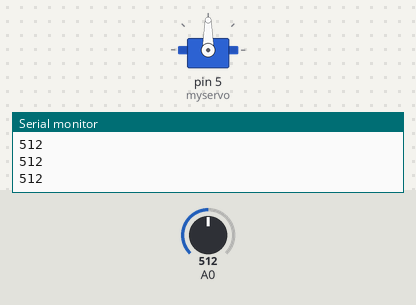
A sketch run on a simulated Arduino Uno, built with avr-gcc and run on an emulated ATmega328P. Parts: servo, the last lines printed to the serial monitor. The test bench sets the inputs (shaded band); at power-on: A0 = 512.

Above: at 1.2 s.
1.3 s: A0 set to 716
At 1.8 s:
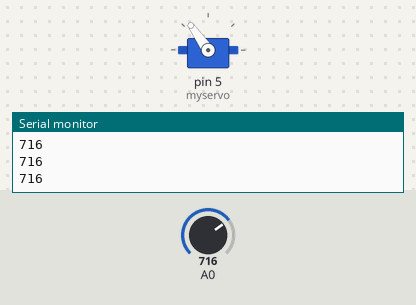
2.8 s: A0 set to 900
At 4.0 s:
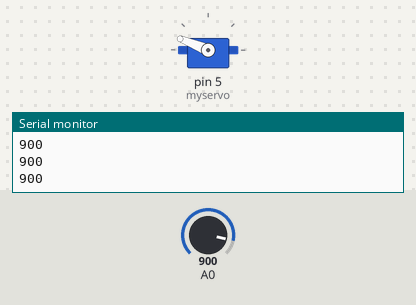
4.3 s: A0 set to 1023
At 5.3 s:
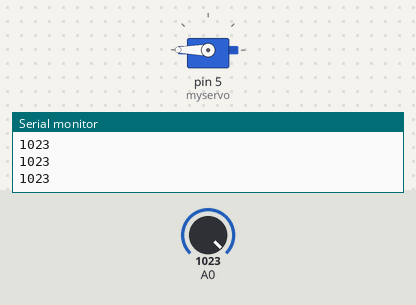
5.8 s: A0 set to 306
At 6.6 s:
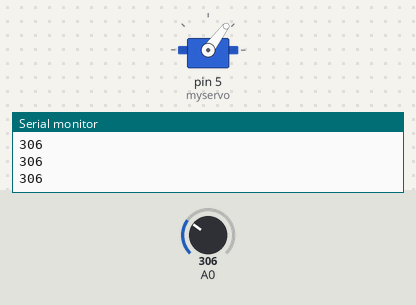
7.3 s: A0 set to 122
At 7.6 s:
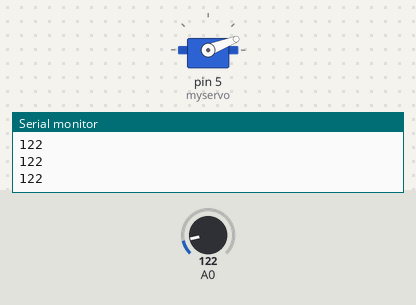
8.8 s: A0 set to 0
At 9.8 s:
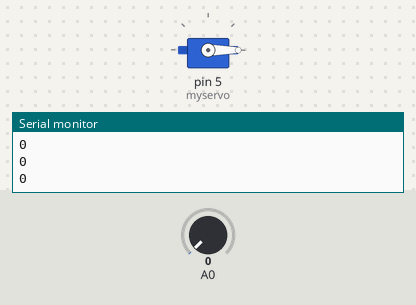
Timing chart, 0 to 11.3 s (numbered marks = the images above; inputs shaded):
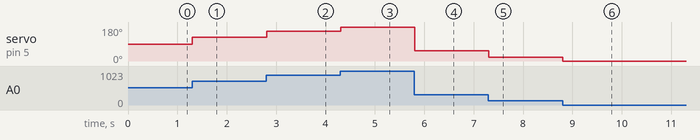

The sketch:

servo.ino
```cpp
#include <Servo.h>

Servo myservo;
int pos=0;

void setup() {
  Serial.begin(9600);
  myservo.attach(5);
  myservo.write(90);
}

void loop() {
  //potentiometer to A0
  int val = analogRead(A0);
  Serial.println(val);

  int pos = map(val, 0, 1023, 0, 180);
  myservo.write(pos);

  // for (pos = 0; pos <= 180; pos += 1) { // goes from 0 degrees to 180 degrees
  //   myservo.write(pos);              // tell servo to go to position in variable 'pos'
  //   delay(100);                       // waits 15 ms for the servo to reach the position
  // }
  // for (pos = 180; pos >= 0; pos -= 1) { // goes from 0 degrees to 180 degrees
  //   myservo.write(pos);              // tell servo to go to position in variable 'pos'
  //   delay(100);                       // waits 15 ms for the servo to reach the position
  // }
}
```

Measured:
- after the input at 1.3 s, servo on pin 5 (myservo): 90° → 125° at once
- after the input at 2.8 s, servo on pin 5 (myservo): 125° → 158° at once
- after the input at 4.3 s, servo on pin 5 (myservo): 158° → 180° at once
- after the input at 5.8 s, servo on pin 5 (myservo): 180° → 53° at once
- after the input at 7.3 s, servo on pin 5 (myservo): 53° → 21° at once
- after the input at 8.8 s, servo on pin 5 (myservo): 21° → 0° at once
